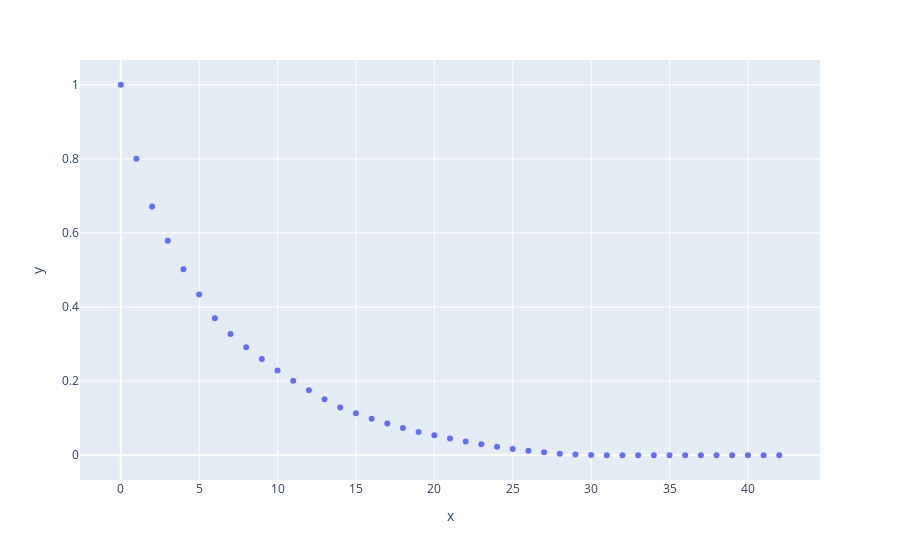

Notebook code cell kept with this figure:
### Code cell
import numpy as np
import plotly.graph_objects as go
import plotly.express as px
data = np.load("PCA.npy")
u,s,v = np.linalg.svd(data)

def Echar(data: np.array, m:int)->float:
    lowpart = 0
    for i in range(m,data.shape[1],):
          lowpart = lowpart + s[i]
    
    answer = (lowpart)/np.sum(s) 
    return answer
E = []
for m in range(0,data.shape[1]):
     E.append(Echar(data,m))

px.scatter(x = np.array(range(0,data.shape[1])), y = E)

### Figure 1 — Plotly figure (JSON) as saved in the notebook; plotly's stock layout.template omitted (floating-point values rounded to 4 significant figures)
{"data": [{"hovertemplate": "x=%{x}<br>y=%{y}<extra></extra>", "legendgroup": "", "marker": {"color": "#636efa", "symbol": "circle"}, "mode": "markers", "name": "", "orientation": "v", "showlegend": false, "type": "scatter", "x": [0, 1, 2, 3, 4, 5, 6, 7, 8, 9, 10, 11, 12, 13, 14, 15, 16, 17, 18, 19, 20, 21, 22, 23, 24, 25, 26, 27, 28, 29, 30, 31, 32, 33, 34, 35, 36, 37, 38, 39, 40, 41, 42], "xaxis": "x", "y": [1.0, 0.8, 0.6711, 0.579, 0.5023, 0.4338, 0.3696, 0.3275, 0.2918, 0.2596, 0.2285, 0.2013, 0.1753, 0.1514, 0.1288, 0.1134, 0.09848, 0.08562, 0.0736, 0.06282, 0.05365, 0.04533, 0.03721, 0.02965, 0.02281, 0.0169, 0.01248, 0.00819, 0.004047, 0.001769, 0.0005229, 3.956e-16, 2e-16, 1.664e-16, 1.486e-16, 1.318e-16, 1.151e-16, 9.832e-17, 8.156e-17, 6.48e-17, 4.804e-17, 3.128e-17, 1.453e-17], "yaxis": "y"}], "layout": {"legend": {"tracegroupgap": 0}, "margin": {"t": 60}, "xaxis": {"anchor": "y", "domain": [0, 1], "title": {"text": "x"}}, "yaxis": {"anchor": "x", "domain": [0, 1], "title": {"text": "y"}}}}
